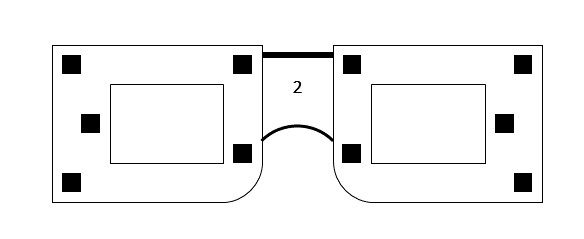
#> input picture template_2_curr.png, 584 x 239 px
$ python -i utils.py   (imports and definitions only)
#> lines starting #> are read from the running program, lines starting #| are printed output that depends on the picture; after the words box and inside, x2 and y2 are one past the last pixel; in counts of white or black regions, pixels touching at a corner belong together
import sys, os
import cv2
import numpy as np
import matplotlib.pyplot as plt
import csv
import math
from glasses import *

## The function creates output directory structure for storing the intermediate and final outputs
# [160 lines left out: functions create_output_directory_structure, read_init_bbox_csv, initialize_super_resolution_model, rescale_image, save_original_frames, track_bbox_in_video and 4 more, not called in this run]

## This function returns the canny output by using median of image as lower and upper params
def auto_canny(image, upper_thresh= False, sigma=0.33):
	# Compute the median of the single channel pixel intensities
	v = np.median(image)
	# Apply automatic Canny edge detection using the computed median
	lower = int(max(0, (1.0 - sigma) * v))
	upper = int(min(255, (1.0 + sigma) * v))
	edged = cv2.Canny(image, lower, upper)

	if (upper_thresh == True):
		return edged, upper
	else:
		return edged

## This function returns canny output using otsu thresholds
# [7 lines left out: function otsu_canny, not called in this run]

## Auto canny over RGB images
def accum_canny(image):
	accumEdged = np.zeros(image.shape[:2], dtype="uint8")
	# loop over the blue, green, and red channels, respectively
	for chan in cv2.split(image):
		# blur the channel, extract edges from it, and accumulate the set of edges for the image
		chan = cv2.medianBlur(chan, 11)
		edged = auto_canny(chan)
		accumEdged = cv2.bitwise_or(accumEdged, edged)

	return accumEdged

## The function returns the working distance given the fiducial corners
# [142 lines left out: functions estimate_working_distance_from_fiducials_corners, get_mean_fid_sz_from_corners, detect_corners, get_all_corners, get_scaled_reference_data, fix_perspective_via_homography and 1 more, not called in this run]

## Returns the 3 channel image by stacking single channel 3 times.
def F(I):
	return np.dstack((I, I, I))

>>> import cv2
>>> picture = cv2.imread('template_2_curr.png')
#> picture is the input picture: shape (239, 584, 3); min 0, max 255, mean 243.2
>>> result = accum_canny(picture)
#> the loop in accum_canny, `for chan in cv2.split(image):` made 3 passes
#> pass 1, in accum_canny, `chan = cv2.medianBlur(chan, 11)`:
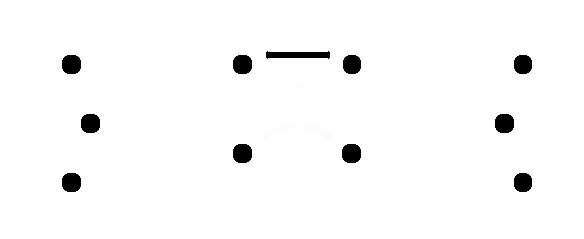
#> chan: shape (239, 584); min 0, max 255, mean 248.7
#> pass 1, in auto_canny, `edged = cv2.Canny(image, lower, upper)`:
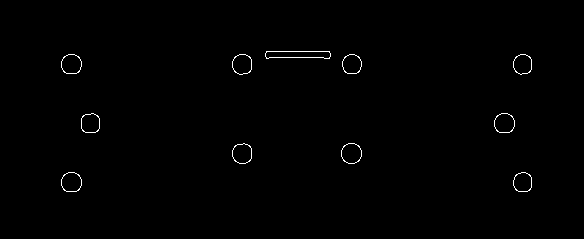
#> edged: shape (239, 584); 0.55% white in thin lines or dots, all inside (x1, y1, x2, y2) = (61, 51, 532, 192)
